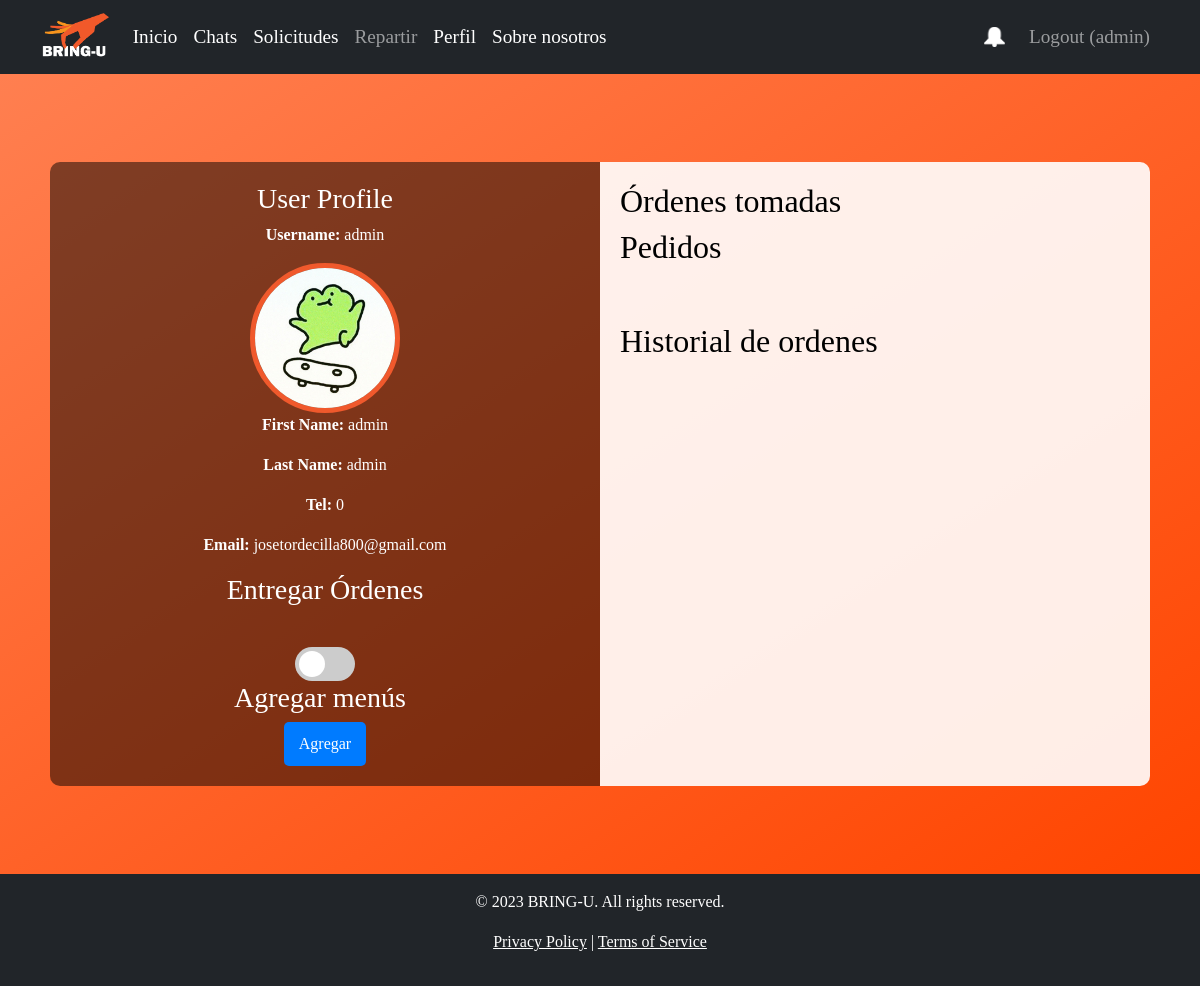
Page /profile/ (signed in) on the committed database.
### accounts/models.py (models this page shows)
class UserProfile(AbstractUser):
    id = models.AutoField(primary_key=True)
    is_service_prov = models.BooleanField(default=False)
    first_name = models.CharField(max_length=100)
    last_name = models.CharField(max_length=100)
    username = models.CharField(max_length=15, unique=True)
    tel = models.IntegerField(null=True)
    profile_pic = models.ImageField(upload_to=upload_to, blank=True, null=True, default='photoprofile.jpg')
    email = models.EmailField()
    def __str__(self):
        return self.username

### bring_u/views.py (the view, shortened to what this page needs)
# urls.py: path('profile/', bringuViews.profile, name='profile'),
@login_required
def profile(request):
    user = request.user
    user_profile = UserProfile.objects.get(username=user)
    is_delivering = UserProfile.objects.filter(username=user, is_service_prov=True).exists() if user.is_authenticated else False
    deliveries = Delivery.objects.filter(fk_id_delivery_man=user_profile.id).exclude(finished=True)
    unread_notifications = Notification.objects.filter(is_read=False)
    user_id = user.id
    user_requests = Request.objects.filter(fk_id_user=user.id).exclude(status="Finalizado")
    context = {
        'user': user,
        'orders': user_requests,
        'is_delivering': is_delivering,
        'deliveries':deliveries,
        'unread_notifications':unread_notifications
    }
    print(request)
    return render(request, 'profile/profile_dashboard.html', context)

### bring_u/templates/profile/profile_dashboard.html (shortened to what this page needs)
{% extends "base.html" %}
{% load static %}
{% block head %}
<link rel="stylesheet" type="text/css" href="{% static 'css/main/profile_dashboard.css' %}">
{% endblock %}
{% block content %}
    <div class="container main-profile-c">
        <div id="container">
            <div class="left-profile-c">
                <h3>User Profile</h3>
                <p><strong>Username:</strong> {{ user.username }}</p>
                <img src="{{ user.profile_pic.url }}" class="profile-pic" alt="">
                <p><strong>First Name:</strong> {{ user.first_name }}</p>
                <p><strong>Last Name:</strong> {{ user.last_name }}</p>
                <p><strong>Tel:</strong> {{ user.tel }}</p>
                <p><strong>Email:</strong> {{ user.email }}</p>
                <div>
                    <form method="POST" action="/profile/" id="toggle-form">
                        <div id="container activate-delivery-c">
                            <h3 id="title">Entregar Órdenes</h3>
                            <label class="switch">
                                <span class="slider"></span>
                            </label>
                        </div>
                    </form>
                    {% if user.is_staff %}
                        <div class="staff-menu-c">
                            <h3>Agregar menús</h3>
                            <button onclick="window.location.href='{% url 'addmenu' %}'">Agregar</button>
                        </div>
                    {% endif %}
                </div>
            </div>
            <div class="right-profile-c">
                {% if is_delivering %}
                <h2>Órdenes tomadas</h2>
                {% endif %}
                <h2>Pedidos</h2>
                    <br>
                    <br>
                    <h2>Historial de ordenes</h2>
                </div>
            </div>
        </div>
{% endblock %}

### bring_u/templates/base.html (shortened to what this page needs)
<!DOCTYPE html>
<html lang="en">
<head>
    {% load static %}
    <link href="https://cdn.jsdelivr.net/npm/bootstrap@5.3.1/dist/css/bootstrap.min.css" rel="stylesheet">
    <link rel="stylesheet" type="text/css" href="{% static 'css/base.css' %}">
    <link rel="stylesheet" href="https://cdnjs.cloudflare.com/ajax/libs/normalize/5.0.0/normalize.min.css">
    <link rel='stylesheet' href='https://cdnjs.cloudflare.com/ajax/libs/cropper/2.3.4/cropper.min.css'>
    {% block head %}{% endblock %}
</head>
<body>
    <header>
        <nav class="navbar navbar-expand-lg navbar-dark bg-dark">
            <div class="container d-flex">
                <a class="navbar-brand pr-4 logo" href="/"><img src="/media/logo.png" alt="" height="48px"></a>
                <div class="collapse navbar-collapse" id="navbarNav">
                    <ul class="navbar-nav me-auto">
                        <li class="nav-item">
                            <a class="nav-link" href="/" style="color: white">Inicio</a>
                        </li>
                        <li class="nav-item">
                            <a class="nav-link" href="/chat" style="color: white">Chats</a>
                        </li>
                        <li class="nav-item">
                            <a class="nav-link" href="/request" style="color: white">Solicitudes</a>
                        </li>
                        {% if is_delivering %}
                        <li class="nav-item">
                            <a class="nav-link" href="/available_orders">Repartir</a>
                        </li>
                        {% endif %}
                        {% if user.is_authenticated %}
                        <li class="nav-item">
                            <a class="nav-link" href="/profile" style="color: white">Perfil</a>
                        </li>
                        {% endif %}
                        <li class="nav-item">
                            <a class="nav-link" href="/about_us" style="color: white">Sobre nosotros</a>
                        </li>
                    </ul>
                    <ul class="navbar-nav ms-auto">
                        {% if user.is_authenticated %}
                        {% if unread_notifications %}
                        <a class="navbar-brand pr-4 logo" href="{% url 'notifications' %}"><img
                                src="/media/bell-nonread.png" alt="" height="20px"></a>
                        {% else %}
                        <a class="navbar-brand pr-4 logo" href="{% url 'notifications' %}"><img src="/media/bell.png"
                                alt="" height="20px"></a>
                        {% endif %}
                        <li class="nav-item">
                            <a class="nav-link" href="{% url 'logoutaccount' %}">Logout ({{ user.username }})</a>
                        </li>
                        {% endif %}
                    </ul>
                </div>
            </div>
        </nav>
    </header>
    <main>
        {% block content %}
        {% endblock %}
    </main>
    <footer class="bg-dark text-white text-center py-3">
        <div class="container">
            <p>&copy; 2023 BRING-U. All rights reserved.</p>
            <p>
                <a href="/privacy-policy" class="text-white">Privacy Policy</a> |
                <a href="/terms-of-service" class="text-white">Terms of Service</a>
            </p>
        </div>
    </footer>
</body>
</html>

### static/css/base.css (style rules this page uses)
* { font-family: 'Franklin Gothic'; }
html, body { margin: 0; padding: 0; height: 100%; width: 100%; }
header > nav { font-size: 1.2em; }

### static/css/main/profile_dashboard.css (style rules this page uses)
html, body { margin: 0; padding: 0; height: 100%; width: 100%; }
main { min-height: 100vh; width: 100%; display: flex; justify-content: center; align-items: center; background-color: #FFA500; background-image: linear-gradient(to bottom right, #FF7F50, #FF4500); }
.main-profile-c { color: white; width: 100%; height: 100%; padding: 20px; display: flex; flex-direction: column; }
#container { display: flex; flex-direction: row; width: 100%; height: 100%; }
.left-profile-c, .right-profile-c { flex: 1; padding: 20px; box-sizing: border-box; }
.left-profile-c { background-color: rgba(0, 0, 0, 0.5); border-radius: 10px 0 0 10px; text-align: center; }
.profile-pic { width: 150px; height: auto; border-radius: 50%; border: 5px solid #F0592C; }
.staff-menu-c { display: grid; place-items: center; }
.staff-menu-c > h3 { padding-right: 10px; }
.staff-menu-c > button { background-color: #007bff; color: #fff; padding: 10px 15px; border: none; border-radius: 5px; cursor: pointer; }
.switch { position: relative; display: inline-block; width: 60px; height: 34px; }
.slider { position: absolute; cursor: pointer; top: 0; left: 0; right: 0; bottom: 0; background-color: #ccc; transition: .4s; border-radius: 34px; }
.slider:before { position: absolute; content: ""; height: 26px; width: 26px; left: 4px; bottom: 4px; background-color: white; transition: .4s; border-radius: 50%; }
.right-profile-c { background-color: rgba(255, 255, 255, 0.9); border-radius: 0 10px 10px 0; color: black; overflow-y: scroll; }
#title { margin-bottom: 40px; }

### rows in the picture
UserProfile: username "admin", profile_pic (picture), first_name "admin", last_name "admin", tel "0", email "josetordecilla800@gmail.com"
